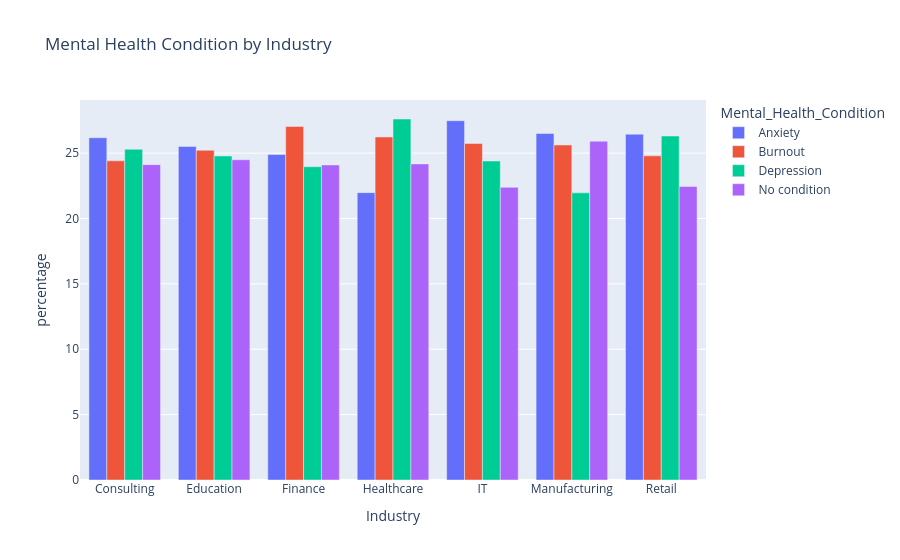

The notebook cell this image was saved under:
### Code cell
fig=px.bar(df_mentalindus, x='Industry', y='percentage', color='Mental_Health_Condition', barmode='group', title='Mental Health Condition by Industry')
fig.show()

### Figure 1 — Plotly figure (JSON) as saved in the notebook; plotly's stock layout.template omitted (floating-point values rounded to 4 significant figures)
{"data": [{"alignmentgroup": "True", "hovertemplate": "Mental_Health_Condition=Anxiety<br>Industry=%{x}<br>percentage=%{y}<extra></extra>", "legendgroup": "Anxiety", "marker": {"color": "#636efa", "pattern": {"shape": ""}}, "name": "Anxiety", "offsetgroup": "Anxiety", "orientation": "v", "showlegend": true, "textposition": "auto", "type": "bar", "x": ["Consulting", "Education", "Finance", "Healthcare", "IT", "Manufacturing", "Retail"], "xaxis": "x", "y": [26.18, 25.51, 24.9, 21.98, 27.48, 26.5, 26.45], "yaxis": "y"}, {"alignmentgroup": "True", "hovertemplate": "Mental_Health_Condition=Burnout<br>Industry=%{x}<br>percentage=%{y}<extra></extra>", "legendgroup": "Burnout", "marker": {"color": "#EF553B", "pattern": {"shape": ""}}, "name": "Burnout", "offsetgroup": "Burnout", "orientation": "v", "showlegend": true, "textposition": "auto", "type": "bar", "x": ["Consulting", "Education", "Finance", "Healthcare", "IT", "Manufacturing", "Retail"], "xaxis": "x", "y": [24.41, 25.22, 27.04, 26.24, 25.74, 25.62, 24.79], "yaxis": "y"}, {"alignmentgroup": "True", "hovertemplate": "Mental_Health_Condition=Depression<br>Industry=%{x}<br>percentage=%{y}<extra></extra>", "legendgroup": "Depression", "marker": {"color": "#00cc96", "pattern": {"shape": ""}}, "name": "Depression", "offsetgroup": "Depression", "orientation": "v", "showlegend": true, "textposition": "auto", "type": "bar", "x": ["Consulting", "Education", "Finance", "Healthcare", "IT", "Manufacturing", "Retail"], "xaxis": "x", "y": [25.29, 24.78, 23.96, 27.61, 24.4, 21.96, 26.31], "yaxis": "y"}, {"alignmentgroup": "True", "hovertemplate": "Mental_Health_Condition=No condition<br>Industry=%{x}<br>percentage=%{y}<extra></extra>", "legendgroup": "No condition", "marker": {"color": "#ab63fa", "pattern": {"shape": ""}}, "name": "No condition", "offsetgroup": "No condition", "orientation": "v", "showlegend": true, "textposition": "auto", "type": "bar", "x": ["Consulting", "Education", "Finance", "Healthcare", "IT", "Manufacturing", "Retail"], "xaxis": "x", "y": [24.12, 24.49, 24.1, 24.18, 22.39, 25.92, 22.45], "yaxis": "y"}], "layout": {"barmode": "group", "legend": {"title": {"text": "Mental_Health_Condition"}, "tracegroupgap": 0}, "title": {"text": "Mental Health Condition by Industry"}, "xaxis": {"anchor": "y", "domain": [0, 1], "title": {"text": "Industry"}}, "yaxis": {"anchor": "x", "domain": [0, 1], "title": {"text": "percentage"}}}}
